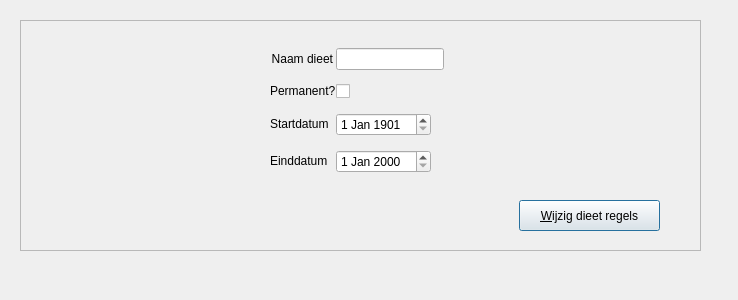
<?xml version="1.0" encoding="UTF-8"?>
<ui version="4.0">
 <class>DietHeaderWidget</class>
 <widget class="QWidget" name="DietHeaderWidget">
  <property name="geometry">
   <rect>
    <x>0</x>
    <y>0</y>
    <width>738</width>
    <height>300</height>
   </rect>
  </property>
  <property name="sizePolicy">
   <sizepolicy hsizetype="Preferred" vsizetype="Preferred">
    <horstretch>0</horstretch>
    <verstretch>0</verstretch>
   </sizepolicy>
  </property>
  <property name="minimumSize">
   <size>
    <width>738</width>
    <height>300</height>
   </size>
  </property>
  <property name="sizeIncrement">
   <size>
    <width>738</width>
    <height>300</height>
   </size>
  </property>
  <property name="windowTitle">
   <string>Form</string>
  </property>
  <widget class="QFrame" name="frame">
   <property name="geometry">
    <rect>
     <x>20</x>
     <y>20</y>
     <width>681</width>
     <height>231</height>
    </rect>
   </property>
   <property name="sizePolicy">
    <sizepolicy hsizetype="Fixed" vsizetype="Fixed">
     <horstretch>0</horstretch>
     <verstretch>0</verstretch>
    </sizepolicy>
   </property>
   <property name="frameShape">
    <enum>QFrame::StyledPanel</enum>
   </property>
   <property name="frameShadow">
    <enum>QFrame::Raised</enum>
   </property>
   <widget class="QWidget" name="gridLayoutWidget">
    <property name="geometry">
     <rect>
      <x>40</x>
      <y>20</y>
      <width>601</width>
      <height>151</height>
     </rect>
    </property>
    <layout class="QGridLayout" name="dietHeaderGrid" rowstretch="0,0,0,0,0,0">
     <property name="sizeConstraint">
      <enum>QLayout::SetDefaultConstraint</enum>
     </property>
     <property name="bottomMargin">
      <number>6</number>
     </property>
     <property name="horizontalSpacing">
      <number>0</number>
     </property>
     <item row="3" column="1">
      <widget class="QLabel" name="permanentLabel">
       <property name="sizePolicy">
        <sizepolicy hsizetype="Preferred" vsizetype="Fixed">
         <horstretch>0</horstretch>
         <verstretch>0</verstretch>
        </sizepolicy>
       </property>
       <property name="text">
        <string>Permanent?</string>
       </property>
      </widget>
     </item>
     <item row="5" column="2">
      <widget class="PyDateEdit" name="endDateEdit">
       <property name="sizePolicy">
        <sizepolicy hsizetype="Fixed" vsizetype="Fixed">
         <horstretch>0</horstretch>
         <verstretch>0</verstretch>
        </sizepolicy>
       </property>
      </widget>
     </item>
     <item row="2" column="5">
      <widget class="QLabel" name="nameErrorLabel">
       <property name="sizePolicy">
        <sizepolicy hsizetype="Fixed" vsizetype="Fixed">
         <horstretch>0</horstretch>
         <verstretch>0</verstretch>
        </sizepolicy>
       </property>
       <property name="text">
        <string/>
       </property>
      </widget>
     </item>
     <item row="2" column="1">
      <widget class="QLabel" name="dietNameLabel">
       <property name="sizePolicy">
        <sizepolicy hsizetype="Fixed" vsizetype="Preferred">
         <horstretch>0</horstretch>
         <verstretch>0</verstretch>
        </sizepolicy>
       </property>
       <property name="text">
        <string>Naam dieet</string>
       </property>
       <property name="alignment">
        <set>Qt::AlignRight|Qt::AlignTrailing|Qt::AlignVCenter</set>
       </property>
      </widget>
     </item>
     <item row="3" column="2">
      <widget class="PyCheckBox" name="permanentCheckBox"/>
     </item>
     <item row="5" column="1">
      <widget class="QLabel" name="endDateLabel">
       <property name="sizePolicy">
        <sizepolicy hsizetype="Preferred" vsizetype="Fixed">
         <horstretch>0</horstretch>
         <verstretch>0</verstretch>
        </sizepolicy>
       </property>
       <property name="text">
        <string>Einddatum</string>
       </property>
      </widget>
     </item>
     <item row="2" column="0">
      <spacer name="horizontalSpacer_4">
       <property name="orientation">
        <enum>Qt::Horizontal</enum>
       </property>
       <property name="sizeType">
        <enum>QSizePolicy::MinimumExpanding</enum>
       </property>
       <property name="sizeHint" stdset="0">
        <size>
         <width>40</width>
         <height>20</height>
        </size>
       </property>
      </spacer>
     </item>
     <item row="4" column="2">
      <widget class="PyDateEdit" name="startDateEdit">
       <property name="sizePolicy">
        <sizepolicy hsizetype="Fixed" vsizetype="Fixed">
         <horstretch>0</horstretch>
         <verstretch>0</verstretch>
        </sizepolicy>
       </property>
       <property name="dateTime">
        <datetime>
         <hour>3</hour>
         <minute>0</minute>
         <second>0</second>
         <year>1901</year>
         <month>1</month>
         <day>1</day>
        </datetime>
       </property>
      </widget>
     </item>
     <item row="4" column="1">
      <widget class="QLabel" name="startDateLabel">
       <property name="sizePolicy">
        <sizepolicy hsizetype="Preferred" vsizetype="Fixed">
         <horstretch>0</horstretch>
         <verstretch>0</verstretch>
        </sizepolicy>
       </property>
       <property name="text">
        <string>Startdatum</string>
       </property>
      </widget>
     </item>
     <item row="2" column="6">
      <spacer name="horizontalSpacer_5">
       <property name="orientation">
        <enum>Qt::Horizontal</enum>
       </property>
       <property name="sizeType">
        <enum>QSizePolicy::MinimumExpanding</enum>
       </property>
       <property name="sizeHint" stdset="0">
        <size>
         <width>40</width>
         <height>20</height>
        </size>
       </property>
      </spacer>
     </item>
     <item row="2" column="2" colspan="3">
      <widget class="PyLineEdit" name="dietNameEdit">
       <property name="sizePolicy">
        <sizepolicy hsizetype="Preferred" vsizetype="Fixed">
         <horstretch>0</horstretch>
         <verstretch>0</verstretch>
        </sizepolicy>
       </property>
      </widget>
     </item>
     <item row="3" column="5">
      <widget class="QLabel" name="permanentErrorLabel">
       <property name="sizePolicy">
        <sizepolicy hsizetype="Preferred" vsizetype="Fixed">
         <horstretch>0</horstretch>
         <verstretch>0</verstretch>
        </sizepolicy>
       </property>
       <property name="text">
        <string/>
       </property>
      </widget>
     </item>
     <item row="4" column="5">
      <widget class="QLabel" name="startDateErrorLabel">
       <property name="sizePolicy">
        <sizepolicy hsizetype="Preferred" vsizetype="Fixed">
         <horstretch>0</horstretch>
         <verstretch>0</verstretch>
        </sizepolicy>
       </property>
       <property name="text">
        <string/>
       </property>
      </widget>
     </item>
     <item row="5" column="5">
      <widget class="QLabel" name="endDateErrorLabel">
       <property name="sizePolicy">
        <sizepolicy hsizetype="Preferred" vsizetype="Fixed">
         <horstretch>0</horstretch>
         <verstretch>0</verstretch>
        </sizepolicy>
       </property>
       <property name="text">
        <string/>
       </property>
      </widget>
     </item>
    </layout>
   </widget>
   <widget class="QPushButton" name="changeLinesButton">
    <property name="geometry">
     <rect>
      <x>499</x>
      <y>180</y>
      <width>141</width>
      <height>31</height>
     </rect>
    </property>
    <property name="text">
     <string>&amp;Wijzig dieet regels</string>
    </property>
    <property name="default">
     <bool>true</bool>
    </property>
   </widget>
  </widget>
 </widget>
 <customwidgets>
  <customwidget>
   <class>PyDateEdit</class>
   <extends>QDateEdit</extends>
   <header>.widgetext</header>
  </customwidget>
  <customwidget>
   <class>PyLineEdit</class>
   <extends>QLineEdit</extends>
   <header>.widgetext</header>
  </customwidget>
  <customwidget>
   <class>PyCheckBox</class>
   <extends>QCheckBox</extends>
   <header>.widgetext</header>
  </customwidget>
 </customwidgets>
 <tabstops>
  <tabstop>dietNameEdit</tabstop>
  <tabstop>permanentCheckBox</tabstop>
  <tabstop>startDateEdit</tabstop>
  <tabstop>endDateEdit</tabstop>
  <tabstop>changeLinesButton</tabstop>
 </tabstops>
 <resources/>
 <connections/>
</ui>
